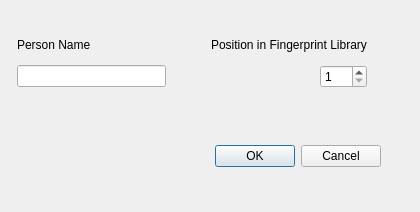
<?xml version="1.0" encoding="UTF-8"?>
<ui version="4.0">
 <class>EnrollDialog</class>
 <widget class="QDialog" name="EnrollDialog">
  <property name="geometry">
   <rect>
    <x>0</x>
    <y>0</y>
    <width>420</width>
    <height>212</height>
   </rect>
  </property>
  <property name="windowTitle">
   <string>Dialog</string>
  </property>
  <widget class="QDialogButtonBox" name="buttonBox">
   <property name="geometry">
    <rect>
     <x>40</x>
     <y>140</y>
     <width>341</width>
     <height>32</height>
    </rect>
   </property>
   <property name="orientation">
    <enum>Qt::Horizontal</enum>
   </property>
   <property name="standardButtons">
    <set>QDialogButtonBox::Cancel|QDialogButtonBox::Ok</set>
   </property>
  </widget>
  <widget class="QWidget" name="layoutWidget">
   <property name="geometry">
    <rect>
     <x>17</x>
     <y>30</y>
     <width>350</width>
     <height>58</height>
    </rect>
   </property>
   <layout class="QVBoxLayout" name="verticalLayout">
    <item>
     <layout class="QHBoxLayout" name="horizontalLayout">
      <item>
       <widget class="QLabel" name="nameLabel">
        <property name="text">
         <string>Person Name</string>
        </property>
       </widget>
      </item>
      <item>
       <spacer name="horizontalSpacer">
        <property name="orientation">
         <enum>Qt::Horizontal</enum>
        </property>
        <property name="sizeHint" stdset="0">
         <size>
          <width>40</width>
          <height>20</height>
         </size>
        </property>
       </spacer>
      </item>
      <item>
       <widget class="QLabel" name="possitionLabel">
        <property name="text">
         <string>Position in Fingerprint Library</string>
        </property>
       </widget>
      </item>
     </layout>
    </item>
    <item>
     <layout class="QHBoxLayout" name="horizontalLayout_2">
      <item>
       <widget class="QLineEdit" name="nameText"/>
      </item>
      <item>
       <spacer name="horizontalSpacer_2">
        <property name="orientation">
         <enum>Qt::Horizontal</enum>
        </property>
        <property name="sizeHint" stdset="0">
         <size>
          <width>40</width>
          <height>20</height>
         </size>
        </property>
       </spacer>
      </item>
      <item>
       <widget class="QSpinBox" name="templateNoSpinBox">
        <property name="minimum">
         <number>1</number>
        </property>
        <property name="maximum">
         <number>150</number>
        </property>
       </widget>
      </item>
     </layout>
    </item>
   </layout>
  </widget>
 </widget>
 <resources/>
 <connections>
  <connection>
   <sender>buttonBox</sender>
   <signal>accepted()</signal>
   <receiver>EnrollDialog</receiver>
   <slot>accept()</slot>
   <hints>
    <hint type="sourcelabel">
     <x>248</x>
     <y>254</y>
    </hint>
    <hint type="destinationlabel">
     <x>157</x>
     <y>274</y>
    </hint>
   </hints>
  </connection>
  <connection>
   <sender>buttonBox</sender>
   <signal>rejected()</signal>
   <receiver>EnrollDialog</receiver>
   <slot>reject()</slot>
   <hints>
    <hint type="sourcelabel">
     <x>316</x>
     <y>260</y>
    </hint>
    <hint type="destinationlabel">
     <x>286</x>
     <y>274</y>
    </hint>
   </hints>
  </connection>
 </connections>
</ui>
